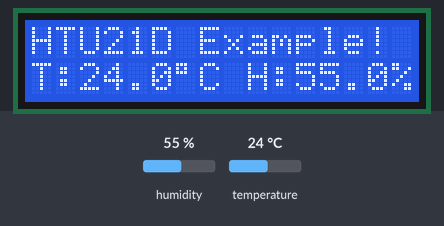
Bench run of a sketch on a simulated Arduino Uno, built with avr-gcc and run on an emulated ATmega328P. Shown: 16×2 character LCD. Inputs (shaded band) come from the test bench; at power-on: humidity 55 %, temperature 24 °C.

Above: at 1.2 s.
1.3 s: humidity set to 22 %
At 3.4 s:
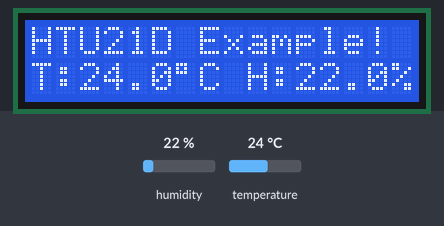
3.7 s: temperature set to 12 °C
At 5.5 s:
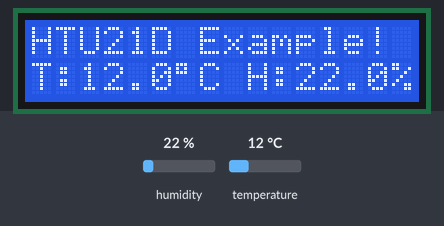
5.8 s: humidity set to 40 %
At 7.6 s:
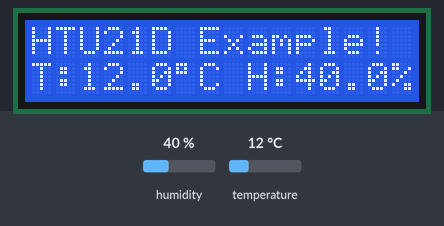
7.9 s: temperature set to 19 °C
At 9.8 s:
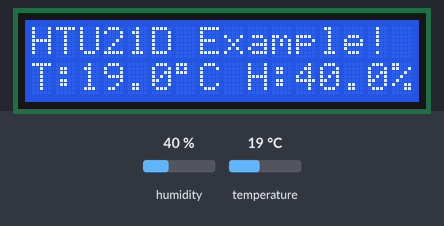
Timing chart, 0 to 11.0 s (numbered marks = the images above; inputs shaded):
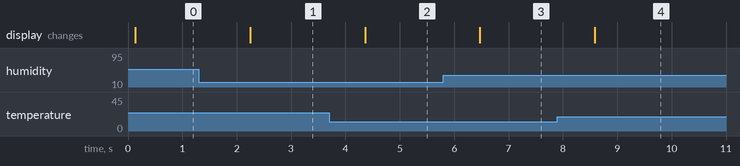

The sketch:

Humidity_LCD.ino
```cpp
// (licence header left out)
#include <Wire.h>
#include "HTU21D.h"
#include <LCD.h>
#include <LiquidCrystal_I2C.h>
//LCD setup
#define LCD_I2C_ADDR    0x27
#define BACKLIGHT_PIN  3
#define En_pin  2
#define Rw_pin  1
#define Rs_pin  0
#define D4_pin  4
#define D5_pin  5
#define D6_pin  6
#define D7_pin  7

//Create an instance of the object
HTU21D myHumidity; //建立溫濕度物件
LiquidCrystal_I2C  lcd(LCD_I2C_ADDR,En_pin,Rw_pin,Rs_pin,D4_pin,D5_pin,D6_pin,D7_pin); //建立LCD物件
void setup()
{

  Serial.println("HTU21D Example!");
  lcd.begin (16,2);  // LCD初始化設定
  lcd.setBacklightPin(BACKLIGHT_PIN,POSITIVE);
  lcd.backlight();
  lcd.setCursor(0,0);
  lcd.print("HTU21D Example!");

  myHumidity.begin(); //溫濕度初始化
}

void loop()
{
  float humd = myHumidity.readHumidity();
  float temp = myHumidity.readTemperature();

 lcd.setCursor(0,1);
  lcd.print("T:");
  lcd.print(temp, 1);
  lcd.write(0xdf); // print degree symbol
  lcd.print("C");
  lcd.print(" H:");
  lcd.print(humd, 1);
  lcd.print("%");


  delay(1000);
}
```

Measured:
- after the input at 1.3 s, the display: changes after 0.95 s (image 1)
- after the input at 3.7 s, the display: changes after 0.66 s (image 2)
- after the input at 5.8 s, the display: changes after 0.67 s (image 3)
- after the input at 7.9 s, the display: changes after 0.69 s (image 4)
